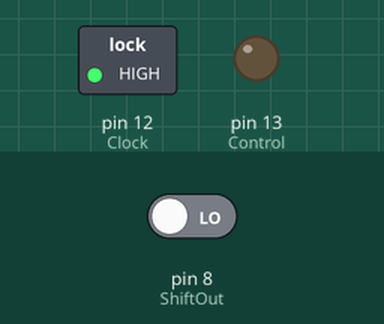
This sketch was run on a simulated Arduino Uno, built with avr-gcc and run on an emulated ATmega328P. On the bench: switched loads named in the sketch (green lamp = pin HIGH), output pins drawn as LEDs (lit = HIGH). Dashed ring = blinking. The test bench sets the inputs (shaded band); at power-on: pin 8 (ShiftOut) LOW. What the sketch prints to the serial monitor is not drawn.

Above: at 0.12 s.
Timing chart, 0 to 3.1 s (numbered marks = the images above):
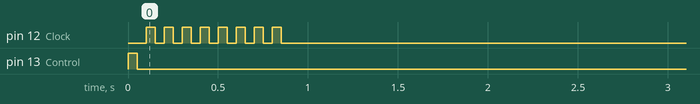

Measured:
- by itself, pin 12 (Clock): alternates HIGH for 0.05 s and LOW for 0.05 s, 16 changes in all, then stays LOW

The sketch:

piso.ino
```cpp
#define ShiftOut 8
#define Clock 12
// when Control is H input is loaded by parallel inputs
// when Control is L the shift is allowed
#define Control 13

//asynchronous
void Load()
{
  digitalWrite(Control, HIGH);
  delay(50);
  digitalWrite(Control, LOW);
  delay(50);
}

void ShiftByOne()
{
  digitalWrite(Clock, HIGH);
  delay(50);
  digitalWrite(Clock, LOW);
  delay(50);
}

void setup()
{
  pinMode(ShiftOut, INPUT);
  pinMode(Clock, OUTPUT);
  pinMode(Control, OUTPUT);
  Serial.begin(9600);
  Load();
  Serial.print("Shift Data: ");
}

int count = 0;
void loop()
{
  if(count < 8)
  {
    Serial.print(digitalRead(ShiftOut));
    ShiftByOne();
    count++;
  }
}
```
